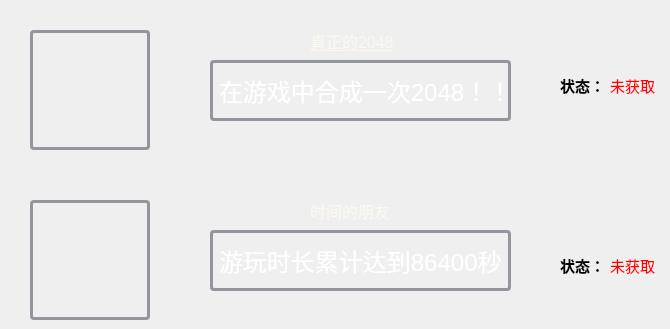
     <widget class="QWidget" name="tzfeAchieve">
      <widget class="QLabel" name="label_45">
       <property name="geometry">
        <rect>
         <x>560</x>
         <y>70</y>
         <width>41</width>
         <height>31</height>
        </rect>
       </property>
       <property name="font">
        <font>
         <pointsize>11</pointsize>
         <bold>true</bold>
        </font>
       </property>
       <property name="text">
        <string>状态：</string>
       </property>
      </widget>
      <widget class="QLabel" name="label_38">
       <property name="geometry">
        <rect>
         <x>30</x>
         <y>200</y>
         <width>120</width>
         <height>120</height>
        </rect>
       </property>
       <property name="styleSheet">
        <string notr="true">image: url(:/image/image/20482.png);
border: 3px solid rgb(147, 150, 157);

border-radius: 4px;
</string>
       </property>
       <property name="text">
        <string/>
       </property>
      </widget>
      <widget class="QLabel" name="label_41">
       <property name="geometry">
        <rect>
         <x>610</x>
         <y>70</y>
         <width>51</width>
         <height>31</height>
        </rect>
       </property>
       <property name="font">
        <font>
         <pointsize>11</pointsize>
         <stylestrategy>PreferAntialias</stylestrategy>
        </font>
       </property>
       <property name="styleSheet">
        <string notr="true">color: rgb(255, 0, 0)</string>
       </property>
       <property name="text">
        <string>未获取</string>
       </property>
      </widget>
      <widget class="QLabel" name="label_39">
       <property name="geometry">
        <rect>
         <x>30</x>
         <y>30</y>
         <width>120</width>
         <height>120</height>
        </rect>
       </property>
       <property name="styleSheet">
        <string notr="true">image: url(:/image/image/20481.png);
border: 3px solid rgb(147, 150, 157);

border-radius: 4px;
</string>
       </property>
       <property name="text">
        <string/>
       </property>
      </widget>
      <widget class="QLabel" name="label_44">
       <property name="geometry">
        <rect>
         <x>560</x>
         <y>250</y>
         <width>41</width>
         <height>31</height>
        </rect>
       </property>
       <property name="font">
        <font>
         <pointsize>11</pointsize>
         <bold>true</bold>
        </font>
       </property>
       <property name="text">
        <string>状态：</string>
       </property>
      </widget>
      <widget class="QLabel" name="label_40">
       <property name="geometry">
        <rect>
         <x>610</x>
         <y>250</y>
         <width>51</width>
         <height>31</height>
        </rect>
       </property>
       <property name="font">
        <font>
         <pointsize>11</pointsize>
         <stylestrategy>PreferAntialias</stylestrategy>
        </font>
       </property>
       <property name="styleSheet">
        <string notr="true">color: rgb(255, 0, 0)</string>
       </property>
       <property name="text">
        <string>未获取</string>
       </property>
      </widget>
      <widget class="QLabel" name="label_37">
       <property name="geometry">
        <rect>
         <x>210</x>
         <y>60</y>
         <width>301</width>
         <height>61</height>
        </rect>
       </property>
       <property name="font">
        <font>
         <pointsize>18</pointsize>
         <stylestrategy>PreferAntialias</stylestrategy>
        </font>
       </property>
       <property name="styleSheet">
        <string notr="true">color: rgb(255, 255, 255);
border: 3px solid rgb(147, 150, 157);

border-radius: 4px;
</string>
       </property>
       <property name="text">
        <string>在游戏中合成一次2048！！</string>
       </property>
      </widget>
      <widget class="QLabel" name="label_42">
       <property name="geometry">
        <rect>
         <x>210</x>
         <y>230</y>
         <width>301</width>
         <height>61</height>
        </rect>
       </property>
       <property name="font">
        <font>
         <pointsize>18</pointsize>
         <stylestrategy>PreferAntialias</stylestrategy>
        </font>
       </property>
       <property name="styleSheet">
        <string notr="true">color: rgb(255, 255, 255);
border: 3px solid rgb(147, 150, 157);

border-radius: 4px;
</string>
       </property>
       <property name="text">
        <string>游玩时长累计达到86400秒</string>
       </property>
      </widget>
      <widget class="QLabel" name="label_46">
       <property name="geometry">
        <rect>
         <x>310</x>
         <y>30</y>
         <width>91</width>
         <height>21</height>
        </rect>
       </property>
       <property name="font">
        <font>
         <pointsize>12</pointsize>
         <underline>true</underline>
        </font>
       </property>
       <property name="styleSheet">
        <string notr="true">color: rgb(250, 248, 239);</string>
       </property>
       <property name="text">
        <string>真正的2048</string>
       </property>
      </widget>
      <widget class="QLabel" name="label_47">
       <property name="geometry">
        <rect>
         <x>310</x>
         <y>200</y>
         <width>91</width>
         <height>21</height>
        </rect>
       </property>
       <property name="font">
        <font>
         <pointsize>12</pointsize>
         <underline>true</underline>
        </font>
       </property>
       <property name="styleSheet">
        <string notr="true">color: rgb(250, 248, 239);</string>
       </property>
       <property name="text">
        <string>时间的朋友</string>
       </property>
      </widget>
     </widget>
